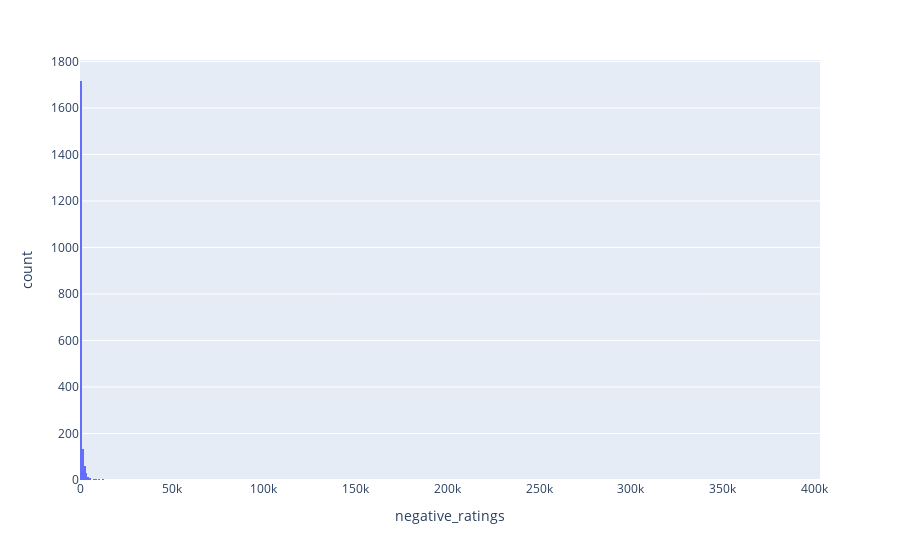

Notebook cell for this chart:
### Code cell
fig = px.histogram(data,x = "negative_ratings",)
fig.show()

### Figure 1 — Plotly figure (JSON) as saved in the notebook; plotly's stock layout.template omitted (floating-point values rounded to 4 significant figures; data arrays with more than 128 entries replaced by an {"elided": "..."} marker saying what was removed)
{"data": [{"alignmentgroup": "True", "bingroup": "x", "hovertemplate": "negative_ratings=%{x}<br>count=%{y}<extra></extra>", "legendgroup": "", "marker": {"color": "#636efa", "pattern": {"shape": ""}}, "name": "", "offsetgroup": "", "orientation": "v", "showlegend": false, "type": "histogram", "x": {"elided": "2000 int values"}, "xaxis": "x", "yaxis": "y"}], "layout": {"barmode": "relative", "legend": {"tracegroupgap": 0}, "margin": {"t": 60}, "xaxis": {"anchor": "y", "domain": [0, 1], "title": {"text": "negative_ratings"}}, "yaxis": {"anchor": "x", "domain": [0, 1], "title": {"text": "count"}}}}
